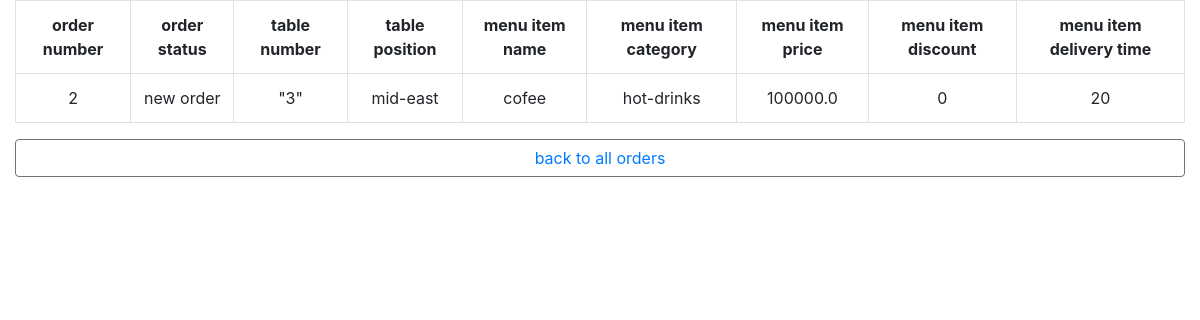
The page /cafe5/o/2 on the database its author committed.
### cafe5/models.py (models this page shows, shortened)
class Orders(models.Model):
    order_number = models.IntegerField()
    status = models.CharField(max_length=50)
    time_stamp = models.DateTimeField(auto_now_add=True)
    table_id = models.ForeignKey(Table, on_delete=models.CASCADE)
    menu_item_id = models.ForeignKey(MenuItems, on_delete=models.CASCADE)

class Table(models.Model):
    table_number = models.CharField(max_length=3)
    cafe_space_position = models.CharField(max_length=100)
    def __str__(self):
        return f"{self.table_number}"

class MenuItems(models.Model):
    name = models.CharField(max_length=50)
    category = models.CharField(max_length=100)
    discount = models.IntegerField()
    price = models.FloatField()
    serving_time_period = models.IntegerField()
    estimated_cooking_time = models.IntegerField()
    def __str__(self):
        return f"{self.name}"

### cafe5/views.py (the view)
# urls.py: path('o/<int:number>', OrderDetails.as_view(), name='order_details_by_class_view'),
class OrderDetails(View):
    def get(self, request, *args, **kwargs):
        order_number = kwargs['number']
        order = Orders.objects.get(order_number=order_number)
        return render(request, 'details.html', {'order_detail': order})

### templates/details.html (shortened to what this page needs)
<!DOCTYPE html>
<html lang="en">
<head>
    <link href="https://maxcdn.bootstrapcdn.com/bootstrap/4.5.2/css/bootstrap.min.css" rel="stylesheet">
</head>
<body>
<div class="container-fluid">
<table class="table table-bordered text-center">
    <tr>
        <th>order number</th>
        <th>order status</th>
        <th>table number</th>
        <th>table position</th>
        <th>menu item name</th>
        <th>menu item category</th>
        <th>menu item price</th>
        <th>menu item discount</th>
        <th>menu item delivery time</th>
    </tr>
    <tr>
        <td>{{ order_detail.order_number }}</td>
        <td>{{ order_detail.status }}</td>
        <td>{{ order_detail.table_id }}</td>
        <td>{{ order_detail.table_id.cafe_space_position }}</td>
        <td>{{ order_detail.menu_item_id }}</td>
        <td>{{ order_detail.menu_item_id.category }}</td>
        <td>{{ order_detail.menu_item_id.price }}</td>
        <td>{{ order_detail.menu_item_id.discount }}</td>
        <td>{{ order_detail.menu_item_id.serving_time_period }}</td>
    </tr>
    </table>
<button class="btn btn-block btn-outline-secondary"><a href="{% url 'cafe5:orders_list_by_class_view' %}">back to all orders</a></button>
</div>
</body>
</html>

### rows shown on the page
Orders: order_number "2", status "new order", table_id "\"3\"", table_id.cafe_space_position "mid-east", menu_item_id "cofee", menu_item_id.category "hot-drinks", menu_item_id.price "100000.0", menu_item_id.discount "0", menu_item_id.serving_time_period "20"
